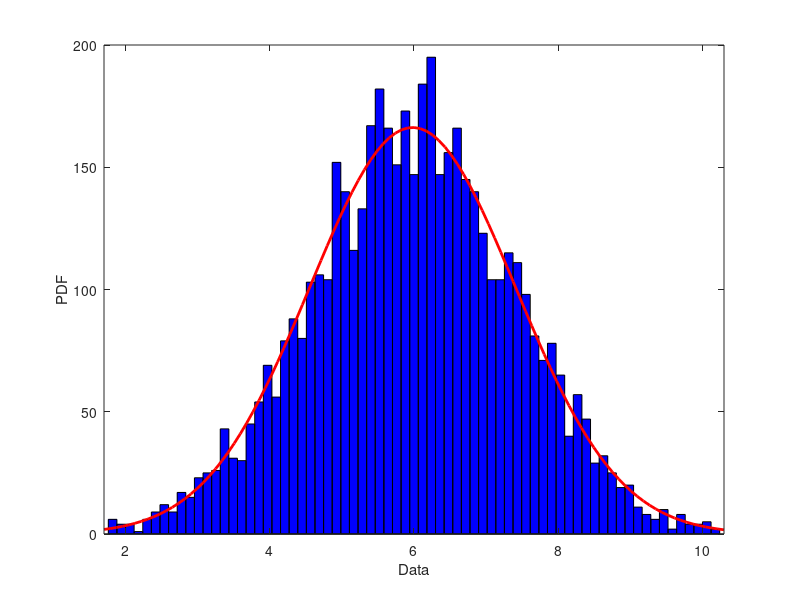

Here is the MATLAB script that generated this plot: (Note: this script raises an error after producing the figure.)
clc
clear all
close all
%%
L=5000; %number of samples assaigned
mu1=2;
sigma1 = 1; %standard deviation of smaples
X1 = normrnd(mu1,sigma1,[1,L]);
normalpd = fitdist(X1',"Normal")
plot(normalpd)
hold on
mu2=4;
sigma2 = 1; %standard deviation of smaples
X2 = normrnd(mu2,sigma2,[1,L]);
normalpd = fitdist(X2',"Normal")
plot(normalpd)
X = X1+X2;
normalpd = fitdist(X',"Normal")
plot(normalpd)

legend({"X1: mu=2, sigma = 1  ","X1: mu=2, sigma = 1  ", ...
    "X2: mu=4, sigma = 1  ", "X2: mu=4, sigma = 1  ", ...
    "X3:"},...
    'Location','northwest','NumColumns',3,FontSize=24)
xlabel("Sample [N]", FontSize=24)
ylabel("Value", FontSize=24)
axis padded
